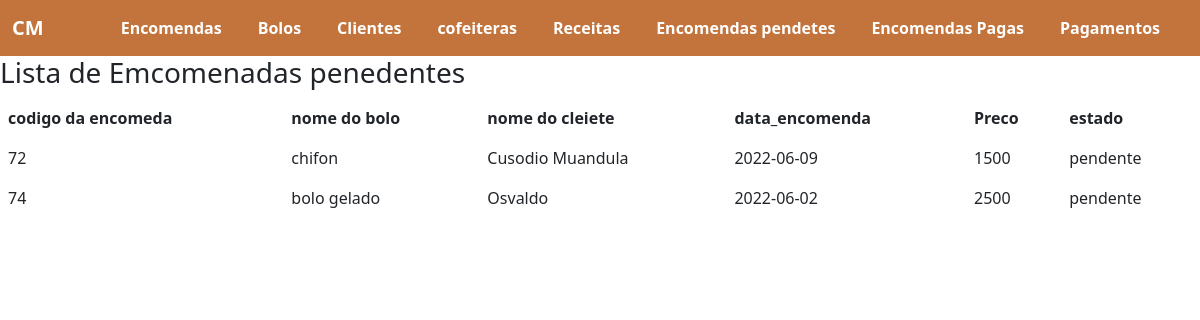
/encomendas_pedendes.php, run on the app's committed database.
### tables this page shows
CREATE TABLE `encomenda` (
  `id` int(11) NOT NULL,
  `cliente` int(11) NOT NULL,
  `bolo` int(11) DEFAULT NULL,
  `data_encomenda` date NOT NULL,
  `data_entrega` date NOT NULL,
  `endereco_entrega` varchar(255) NOT NULL,
  `contacto_entrega` varchar(20) NOT NULL,
  `valor_pagar` float NOT NULL,
  `estado` enum('pendente','concluido') NOT NULL,
  `forma_pagamento` enum('m-pesa','e-mola','conta movel','transferencia','numerario') NOT NULL,
  `estado_pagamento` enum('pendente','pago') NOT NULL,
  `data_pagamento` date NOT NULL
);

CREATE TABLE `bolo` (
  `id` int(11) NOT NULL,
  `Nome` varchar(200) NOT NULL,
  `tipo` int(11) NOT NULL,
  `tamanho` enum('mini','pequeno','medio','grande','extra grande') NOT NULL,
  `preco` float NOT NULL,
  `decoracao` varchar(100) NOT NULL
);

CREATE TABLE `cliente` (
  `id` int(11) NOT NULL,
  `nome` varchar(255) NOT NULL,
  `telefone` varchar(20) NOT NULL,
  `telefone_alternativo` varchar(20) NOT NULL,
  `email` varchar(150) NOT NULL,
  `endereco` varchar(255) NOT NULL
);

### conexcao.php (called while the page is built, shortened)
<?php
try{
    $conexao = new PDO ("mysql:dbname=bolos; host=localhost:3306","root","");
} catch (PDOException $e){echo "Erro na conexao: ".$e->getMessage();}
catch (Exception $e) {echo "Errro Generico".$e->getMessage();}
function pendetes() {
  global $conexao;
$sql= "SELECT encomenda.id, cliente.nome,bolo.Nome,encomenda.data_encomenda,encomenda.valor_pagar,encomenda.estado FROM
 encomenda JOIN cliente on cliente.id= encomenda.cliente JOIN bolo on bolo.id=encomenda.bolo WHERE encomenda.estado= 'pendente'";
  $stmt = $conexao->prepare($sql);
    $stmt->execute();
  return $stmt->fetchAll(PDO::FETCH_OBJ);
}

### encomendas_pedendes.php (the view)
<?php
    include_once './meno.php';
    require 'conexcao.php';
  $dados=  pendetes();
?>
<h3>Lista de Emcomenadas penedentes</h3>
<table class="table table-borderless">
    <thead>
         <th>codigo da encomeda</th>
        <th>nome do bolo</th>
        <th>nome do cleiete</th>
        <th>data_encomenda</th>
        <th>Preco</th>
        <th>estado</th>
    </thead>
    <tbody>
        <?php foreach ($dados as $key ) { ?>
            <tr>
             <td><?php echo $key->id?></td>
            <td><?php echo $key->Nome?></td>
            <td><?php echo $key->nome ?></td>
            <td><?php echo $key->data_encomenda ?></td>
            <td><?php echo $key->valor_pagar ?></td>
            <td><?php echo $key->estado ?></td>
            </tr>
        <?php } ?>
    </tbody>
</table>

### data on the page
encomenda: id "72", bolo.Nome "chifon", cliente.nome "Cusodio Muandula", data_encomenda "2022-06-09", valor_pagar "1500", estado "pendente"
encomenda: id "74", bolo.Nome "bolo gelado", cliente.nome "Osvaldo", data_encomenda "2022-06-02", valor_pagar "2500", estado "pendente"
